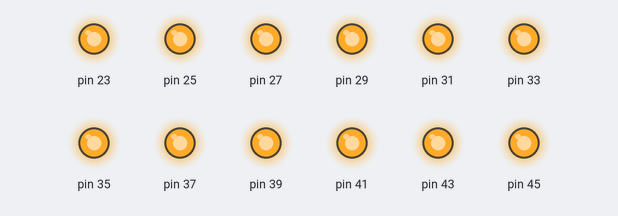
This sketch was run on a simulated Arduino Mega 2560, built with avr-gcc and run on an emulated ATmega2560. Parts: output pins drawn as LEDs (lit = HIGH).

Above: at 0.5 s.
At 3.5 s:
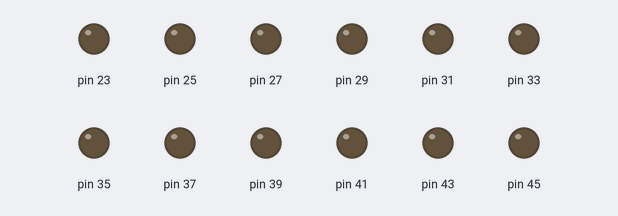
Timing chart, 0 to 4.6 s (numbered marks = the images above):
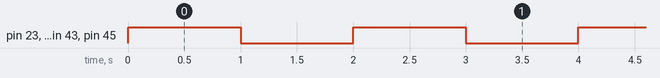

The sketch:

8_door_onoff_test_ych.ino
```cpp
// the setup function runs once when you press reset or power the board
void setup() {
  // initialize digital pin LED_BUILTIN as an output.
  pinMode(23, OUTPUT);
   pinMode(25, OUTPUT);
    pinMode(27, OUTPUT);
     pinMode(29, OUTPUT);
 pinMode(31, OUTPUT);
  pinMode(33, OUTPUT);
   pinMode(35, OUTPUT);
    pinMode(37, OUTPUT);
     pinMode(39, OUTPUT);
      pinMode(41, OUTPUT);
       pinMode(43, OUTPUT);
        pinMode(45, OUTPUT);
}

// the loop function runs over and over again forever
void loop() {
  digitalWrite(23, HIGH);
   digitalWrite(25, HIGH);
    digitalWrite(27, HIGH);
     digitalWrite(29, HIGH);
      digitalWrite(31, HIGH);
       digitalWrite(33, HIGH);
        digitalWrite(35, HIGH);
         digitalWrite(37, HIGH);
          digitalWrite(39, HIGH);
           digitalWrite(41, HIGH);
            digitalWrite(43, HIGH);
             digitalWrite(45, HIGH);// turn the LED on (HIGH is the voltage level)
  delay(1000);                       // wait for a second
  digitalWrite(23, LOW);
    digitalWrite(25, LOW);
      digitalWrite(27, LOW);
        digitalWrite(27, LOW);
          digitalWrite(29, LOW);
            digitalWrite(31, LOW);
              digitalWrite(33, LOW);
                digitalWrite(35, LOW);
                  digitalWrite(37, LOW);
                    digitalWrite(39, LOW);
                      digitalWrite(41, LOW);
                        digitalWrite(43, LOW);
                          digitalWrite(45, LOW); // turn the LED off by making the voltage LOW
  delay(1000);                       // wait for a second
}
```

Measured:
- by itself, pin 23, pin 25, pin 27, pin 29, pin 31, pin 33, pin 35, pin 37, pin 39, pin 41, pin 43, pin 45: alternates HIGH for 1.0 s and LOW for 1.0 s
